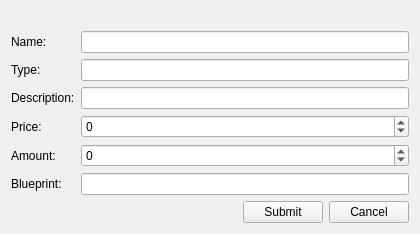
<?xml version="1.0" encoding="UTF-8"?>
<ui version="4.0">
 <class>SellStoreItemWidget</class>
 <widget class="QWidget" name="SellStoreItemWidget">
  <property name="geometry">
   <rect>
    <x>0</x>
    <y>0</y>
    <width>420</width>
    <height>222</height>
   </rect>
  </property>
  <property name="windowTitle">
   <string>Edit item</string>
  </property>
  <layout class="QGridLayout" name="gridLayout">
   <item row="0" column="0">
    <layout class="QVBoxLayout" name="verticalLayout">
     <item>
      <widget class="QLabel" name="errorLabel">
       <property name="text">
        <string/>
       </property>
      </widget>
     </item>
     <item>
      <layout class="QFormLayout" name="formLayout">
       <item row="0" column="0">
        <widget class="QLabel" name="label_2">
         <property name="text">
          <string>Name:</string>
         </property>
        </widget>
       </item>
       <item row="1" column="0">
        <widget class="QLabel" name="label_3">
         <property name="text">
          <string>Type:</string>
         </property>
        </widget>
       </item>
       <item row="2" column="0">
        <widget class="QLabel" name="label_4">
         <property name="text">
          <string>Description:</string>
         </property>
        </widget>
       </item>
       <item row="3" column="0">
        <widget class="QLabel" name="label_5">
         <property name="text">
          <string>Price:</string>
         </property>
        </widget>
       </item>
       <item row="4" column="0">
        <widget class="QLabel" name="label_6">
         <property name="text">
          <string>Amount:</string>
         </property>
        </widget>
       </item>
       <item row="5" column="0">
        <widget class="QLabel" name="label_7">
         <property name="text">
          <string>Blueprint:</string>
         </property>
        </widget>
       </item>
       <item row="0" column="1">
        <widget class="QLineEdit" name="nameEdit"/>
       </item>
       <item row="1" column="1">
        <widget class="QLineEdit" name="typeEdit"/>
       </item>
       <item row="2" column="1">
        <widget class="QLineEdit" name="descEdit"/>
       </item>
       <item row="3" column="1">
        <widget class="QSpinBox" name="priceSpin">
         <property name="minimum">
          <number>-1</number>
         </property>
         <property name="maximum">
          <number>100000</number>
         </property>
         <property name="singleStep">
          <number>1</number>
         </property>
        </widget>
       </item>
       <item row="4" column="1">
        <widget class="QSpinBox" name="amountSpin">
         <property name="minimum">
          <number>-1</number>
         </property>
         <property name="maximum">
          <number>100000</number>
         </property>
         <property name="singleStep">
          <number>1</number>
         </property>
        </widget>
       </item>
       <item row="5" column="1">
        <widget class="QLineEdit" name="bpEdit"/>
       </item>
      </layout>
     </item>
     <item>
      <layout class="QHBoxLayout" name="horizontalLayout">
       <item>
        <spacer name="horizontalSpacer">
         <property name="orientation">
          <enum>Qt::Horizontal</enum>
         </property>
         <property name="sizeHint" stdset="0">
          <size>
           <width>40</width>
           <height>20</height>
          </size>
         </property>
        </spacer>
       </item>
       <item>
        <widget class="QPushButton" name="submitBtn">
         <property name="text">
          <string>Submit</string>
         </property>
        </widget>
       </item>
       <item>
        <widget class="QPushButton" name="cancelBtn">
         <property name="text">
          <string>Cancel</string>
         </property>
        </widget>
       </item>
      </layout>
     </item>
    </layout>
   </item>
  </layout>
 </widget>
 <resources/>
 <connections/>
</ui>
